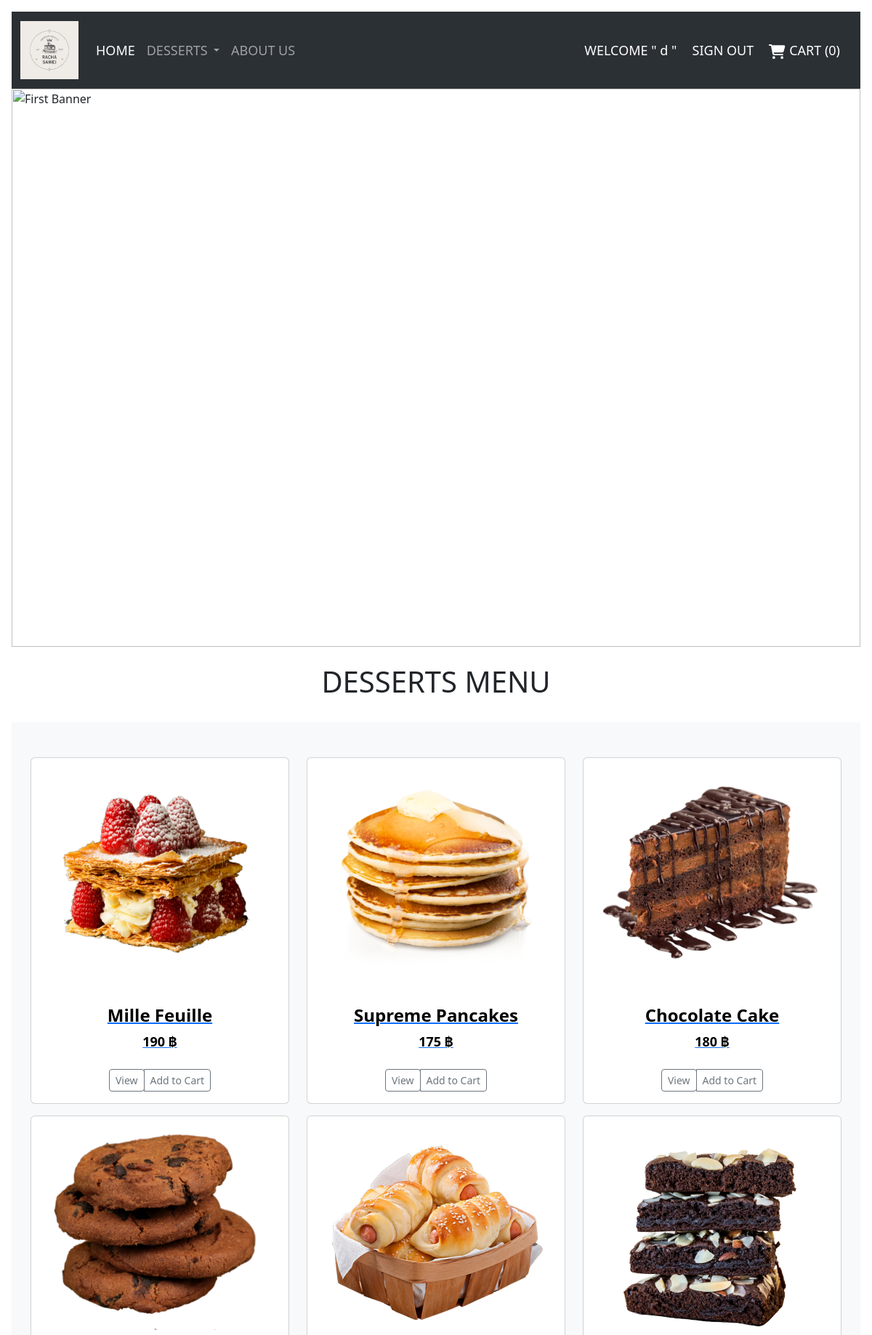
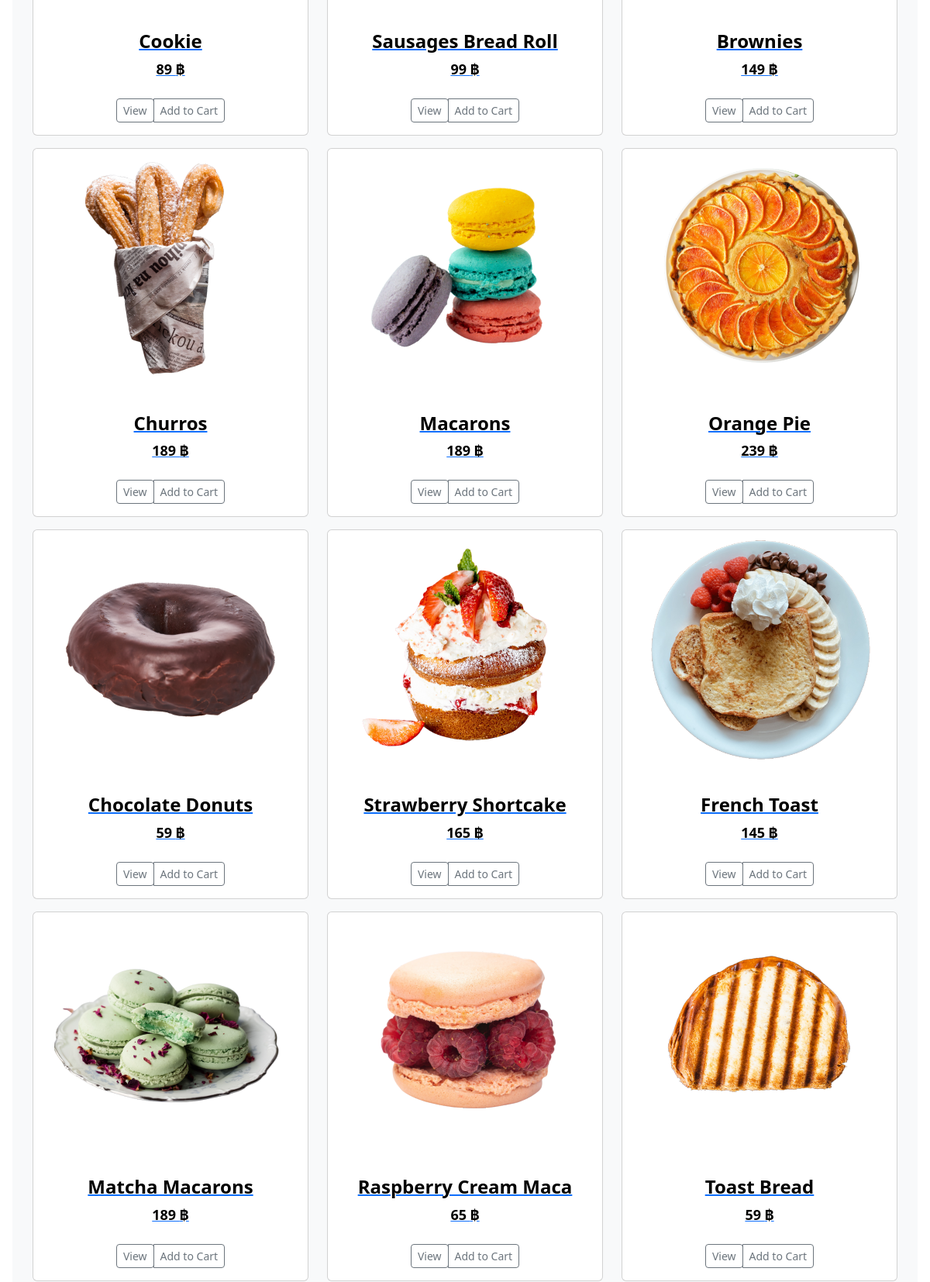
/rachasawei.php (signed in, upper part), run on the app's committed database (2 pictures, top to bottom).
### tables this page shows
CREATE TABLE `menu` (
  `id` int(20) NOT NULL,
  `name_food` varchar(20) NOT NULL,
  `img` text NOT NULL,
  `price` int(10) NOT NULL,
  `details` text NOT NULL
);

### rachasawei.php (the view, shortened to what this page needs)
<?php
include('connect.php');
?>
<html>
<head>
  <link href="https://cdn.jsdelivr.net/npm/bootstrap@5.3.2/dist/css/bootstrap.min.css" rel="stylesheet">
</head>
<body>
  <nav class="navbar bg-dark navbar-expand-lg bg-body-tertiary" data-bs-theme="dark">
    <div class="container-fluid">
      <a class="navbar-brand" href="rachasawei.php"><img class="d-block w-100" src="img/Logo.png" width="80" height="80" alt="Logo"></a>
      <div class="collapse navbar-collapse" id="navbarNav">
        <ul class="navbar-nav">
          <li class="nav-item">
            <a class="nav-link active" aria-current="page" href="rachasawei.php">
              <font size="4.5">HOME</font>
            </a>
          </li>
          <link href="https://cdn.jsdelivr.net/npm/bootstrap@5.3.2/dist/css/bootstrap.min.css" rel="stylesheet">
          <link href="https://getbootstrap.com/docs/5.3/assets/css/docs.css" rel="stylesheet">
          <body class="p-3 m-0 border-0 bd-example m-0 border-0">
            <li class="nav-item dropdown">
              <a class="nav-link dropdown-toggle" data-bs-toggle="dropdown" role="button" aria-expanded="false">
                <font size="4.5">DESSERTS</font>
              </a>
            <li class="nav-item">
            <li class="nav-item">
              <a class="nav-link" href="about us.php">
                <font size="4.5">ABOUT US</font>
              </a>
            </li>
        </ul>
      </div>
    </div>
    <ul class="nav justify-content-end">
      <li class="container-fluid">
        <?php if (isset($_SESSION['user_id'])) { ?>
          <a class="navbar-brand" href="####">
            <font size="4.5">WELCOME " <?php echo $_SESSION['user_name']; ?> "</font>
            <a class="navbar-brand" href="http://localhost/rachasawei/rachasawei.php">
              <font size="4.5">SIGN OUT</font>
              <a class="navbar-brand" href="cart.php">
                <font size="4.5">CART (<?php echo count($_SESSION['cart']) ?>)</font>
              </a>
                      <?php } ?>
                      </a>
                </li>
              </ul>
  </nav>
  <div id="carouselExampleIndicators" class="carousel slide" data-ride="carousel">
    <div class="carousel-inner">
      <div class="carousel-item active">
        <img class="d-block w-100" src="img/Banner1.png" alt="First Banner">
      </div>
    </div>
    <a class="carousel-control-prev" href="#carouselExampleIndicators" role="button" data-slide="prev">
      <span class="carousel-control-prev-icon" aria-hidden="true"></span>
      <span class="sr-only">Previous</span>
    </a>
    <a class="carousel-control-next" href="#carouselExampleIndicators" role="button" data-slide="next">
      <span class="carousel-control-next-icon" aria-hidden="true"></span>
      <span class="sr-only">Next</span>
    </a>
  </div>
  <br>
  <center>
    <h1>DESSERTS MENU</h1>
  </center><br>
  <div class="album py-5 bg-light">
    <div class="container">
      <div class="row">
        <?php
        $query = mysqli_query($con, "SELECT * FROM menu ORDER BY id ASC");
        while ($result = mysqli_fetch_array($query)) {
        ?>
          <div class="col-md-4">
            <div class="card mb-3 box-shadow" while="300" height="300">
              <a href="./menu.php?id=<?= $result['id'] ?>">
                <center><img src="<?= $result['img'] ?>" while="300" height="300" class="resize" /></center>
                <div></div><br />
                <div class="card-body">
                  <center>
                    <h5 class="card-text"><b>
                        <font size="5.5" color="#000000"><?= $result['name_food'] ?></font>
                      </b></h5>
                    <b>
                      <font size="4.5" color="#000000"><?= $result['price'] ?> ฿</font>
                    </b><br><br>
                    <div class="btn-group">
                      <button type="button" class="btn btn-sm btn-outline-secondary">View</button>
                      <a href="add_to_cart.php?id=<?php echo $result['id']; ?>" button type="button" class="btn btn-sm btn-outline-secondary">Add to Cart</a>
                    </div>
                </div>
              </a>
            </div>
          </div>
        <?php } ?>
      </div>
    </div>
  </div>
</body>
</html>

### rachasawei.php (style rules this page uses)
svg { fill: #ffffff }
img.resize { width: 300px; height: 300px; border: 0; }

### data on the page
menu: img (picture), name_food "Mille Feuille", price "190"
menu: img (picture), name_food "Supreme Pancakes", price "175"
menu: img (picture), name_food "Chocolate Cake", price "180"
menu: img (picture), name_food "Cookie", price "89"
menu: img (picture), name_food "Sausages Bread Roll", price "99"
menu: img (picture), name_food "Brownies", price "149"
menu: img (picture), name_food "Churros", price "189"
menu: img (picture), name_food "Macarons", price "189"
menu: img (picture), name_food "Orange Pie", price "239"
menu: img (picture), name_food "Chocolate Donuts", price "59"
menu: img (picture), name_food "Strawberry Shortcake", price "165"
menu: img (picture), name_food "French Toast", price "145"
menu: img (picture), name_food "Matcha Macarons", price "189"
menu: img (picture), name_food "Raspberry Cream Maca", price "65"
menu: img (picture), name_food "Toast Bread", price "59"

### other printed values
$_SESSION['user_name'] "d"
count($_SESSION['cart']) "0"
